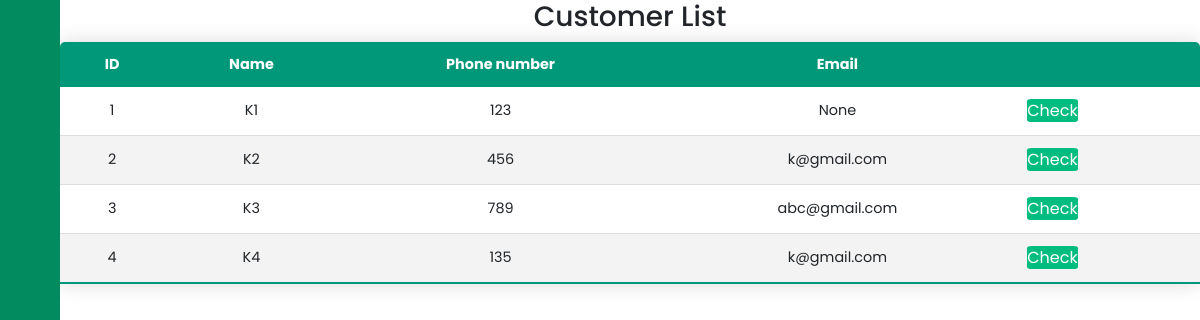
Before: /product/customer/ (signed in) with the older database file.
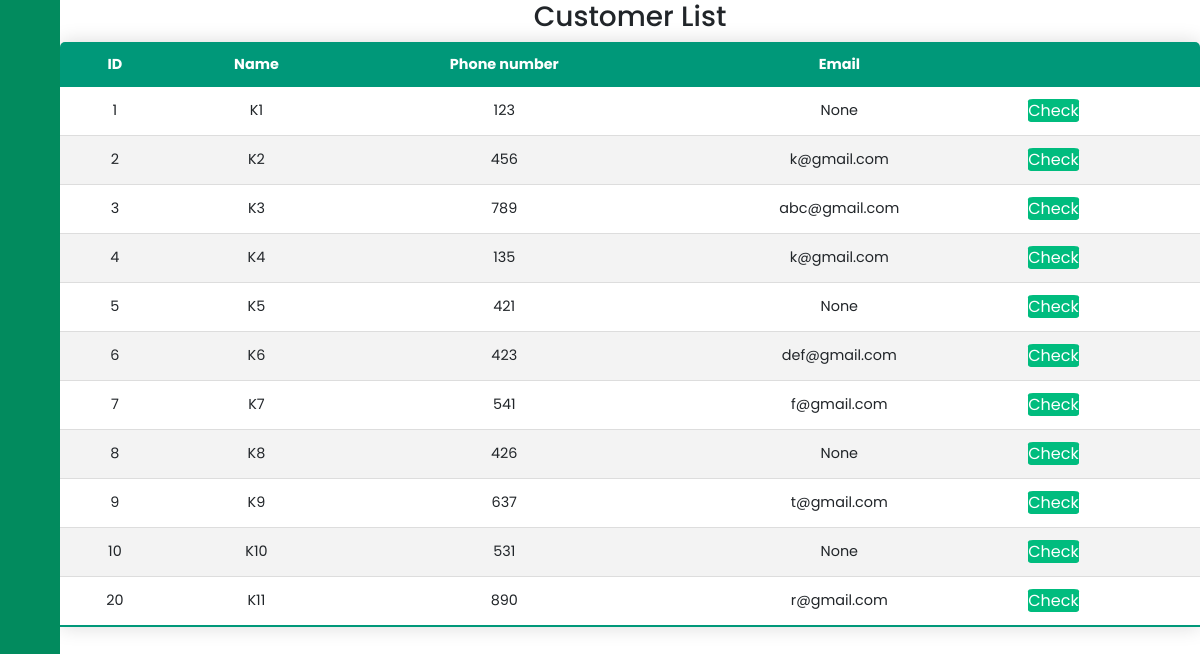
After: the same page with the newer database file.
### products/models.py (models this page shows, shortened)
class Customer(models.Model):
    name = models.CharField(max_length=10)
    phone = models.IntegerField(unique=True, blank=False, null=False)
    email = models.CharField(
        db_column='Email', max_length=20, blank=True, null=True)
    level = models.CharField(
        db_column='Level', max_length=8, blank=True, default='Đồng')
    totalorder = models.IntegerField(
        db_column='TotalOrder', blank=True, default=0)
    totalpay = models.IntegerField(db_column='TotalPay', blank=True, default=0)

### products/views.py (the view)
# urls.py: path('customer/', cus_list, name='cus-list'),
def cus_list(request):
    if not request.user.is_authenticated:
        return render(request, "t/Login.html", {})
    rec = Pos.cus_list()
    context = {"cus_list": rec, 'type': 106}
    return render(request, "t/Customer.html", context)

### products/models.py (called while the page is built)
    @staticmethod
    def cus_list():
        return CustomerDB.get_cus_list()

    @staticmethod
    def get_cus_list():
        return Customer.objects.all()

### products/templates/t/Customer.html
{% extends 't/main.html' %}
{% load static %}
{% block content %}
<div class="main-content" style="display: block" id="105">
    <div class="ngang">
        <table class="content-table">
            <h3>
                <center>Customer List</center>
            </h3>
            <thead>
                <tr>
                    <th>
                        <center>ID</center>
                    </th>
                    <th>
                        <center>Name</center>
                    </th>
                    <th>
                        <center>Phone number</center>
                    </th>
                    <th>
                        <center>Email</center>
                    </th>
                    <th></th>
                </tr>
            </thead>
            <tbody>
                {% for item in cus_list %}
                <tr>
                    <td>
                        <center>{{ item.id }}</center>
                    </td>
                    <td>
                        <center>{{ item.name }}</center>
                    </td>
                    <td>
                        <center>{{ item.phone }}</center>
                    </td>
                    <td>
                        <center>{{ item.email }}</center>
                    </td>
                    <td><a style="text-decoration: none" class="check" href="./{{ item.id }}">Check</td>
                </tr>
                {% endfor %}
            </tbody>
        </table>
    </div>
</div>
{% endblock content %}

Changed rows visible on the page:
added Customer: id "5", name "K5", phone "421", email "None"
added Customer: id "6", name "K6", phone "423", email "def@gmail.com"
added Customer: id "7", name "K7", phone "541", email "f@gmail.com"
added Customer: id "8", name "K8", phone "426", email "None"
added Customer: id "9", name "K9", phone "637", email "t@gmail.com"
added Customer: id "10", name "K10", phone "531", email "None"
added Customer: id "20", name "K11", phone "890", email "r@gmail.com"
